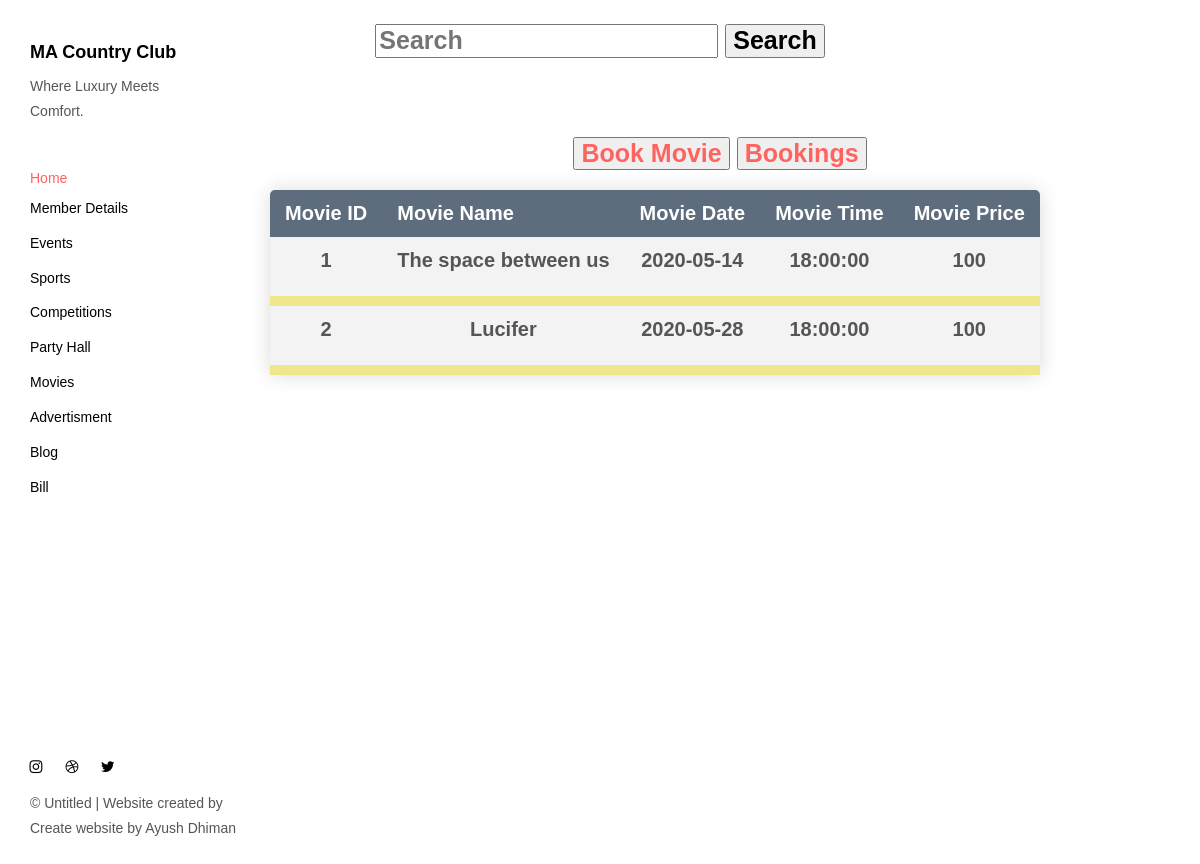
Screenshot of /AppBody/AppBody/movies.php with the database file from the repository.
### tables this page shows
CREATE TABLE `movies` (
  `movienumber` varchar(50) NOT NULL,
  `amountofticket` int(10) DEFAULT NULL,
  `moviename` varchar(50) DEFAULT NULL,
  `moviedate` date NOT NULL,
  `movietime` time NOT NULL
);

### AppBody/AppBody/movies.php (the view, shortened to what this page needs)
<head>
<link href="./main.82cfd66e.css" rel="stylesheet"></head>
<body background="../../ResourcesNEW/moviesback.jpg" style=" background-position: center;
  background-repeat: no-repeat;
  background-size: cover;">
<h1 style="text-align:center; font-size:25px;font-family: Calibri, Helvetica, sans-serif;" >
<form action="searchmovies.php" method="POST">
    <input type="text" name="search" placeholder="Search">
	<button type="submit" name="submit-search" size="100%">Search</button>
</form>
</h1>
<body>
<header class="">
  <nav class="sidebar">
    <div class="navbar-collapse" id="navbar-collapse">
      <div class="site-header hidden-xs">
          <a class="site-brand" href="./index.html" title="">
            MA Country Club
          </a>
        <p>Where Luxury Meets Comfort.</p>
      </div>
      <ul class="nav">
    <a href="../admin.php" title="">Home</a></li>
        <li><a href="./memberdetails.php" title="">Member Details</a></li>
        <li><a href="./events.php" title="">Events</a></li>
        <li><a href="./sports.php" title="">Sports</a></li>
        <li><a href="./competitions.php" title="">Competitions</a></li>
        <li><a href="./partyhall.php" title="">Party Hall</a></li>
        <li><a href="./movies.php" title="">Movies</a></li>
        <li><a href="./advertisment.php" title="">Advertisment</a></li>
        <li><a href="./blog.php" title="">Blog</a></li>
        <li><a href="./monthbill.php" title="">Bill</a></li>
      </ul>
      <nav class="nav-footer">
        <p class="nav-footer-social-buttons">
          <a class="fa-icon" href="https://www.instagram.com/ayush.dhiman_" title="">
            <i class="fa fa-instagram"></i>
          </a>
          <a class="fa-icon" href="https://dribbble.com/" title="">
            <i class="fa fa-dribbble"></i>
          </a>
          <a class="fa-icon" href="https://twitter.com/" title="">
            <i class="fa fa-twitter"></i>
          </a>
        </p>
        <p>© Untitled | Website created by Create website by Ayush Dhiman</a>
      </nav>
    </div>
  </nav>
</header>
<main class="" id="main-collapse">
<h1 style="text-align:center; font-size:25px;font-family: Calibri, Helvetica, sans-serif;"></h10>
<?php
$server="localhost";
$username="root";
$password="";
$dbname="login";
$conn =mysqli_connect($server,$username,$password,$dbname);
?>
<a href="bookmovie.php" style =" text-align:center; font-size:25px;font-family: Calibri, Helvetica, sans-serif;">
  <button type="submit" name="submit-add" size="100%">Book Movie</button>
  </a>
<a href="participantsmovie.php" style =" margin-top:1px; text-align:right; font-size:25px;font-family: Calibri, Helvetica, sans-serif;">
  <button type="submit" name="submit-add" size="100%">Bookings</button>
  </a>
</h1>
<div class="article-container">
    <?php
	   $sql="SELECT * FROM movies";
	   $result=mysqli_query($conn,$sql);
	   $queryResults =mysqli_num_rows($result);
	   if($queryResults >0){
       echo "<table style='text-align:center;border-collapse: collapse;margin: 20px 0; font-size: 20px;min-width: 400px;border-radius: 5px 5px 0 0;overflow: hidden;box-shadow: 0 0 20px rgba(0, 0, 0, 0.15);'>
     <tr style='color:white ;background-color: #5D6D7E ;text-align: left;font-weight: bold;padding: 12px 15px;'>
                  <th style='padding: 12px 15px;'>Movie ID</th>
                <th style='padding: 12px 15px;'>Movie Name</th>
                <th style='padding: 12px 15px;'>Movie Date</th>
                <th style='padding: 12px 15px;'>Movie Time</th>
                <th style='padding: 12px 15px;'>Movie Price</th>
        </tr>";
	   while($row = mysqli_fetch_assoc($result)){
	        echo "<div>
                <tr style='background-color: #f3f3f3; border-bottom: 10px solid khaki;font-weight: bold;'>
                <td style='padding: 12px 15px;'><p>".$row['movienumber']."</p></td>
                <td style='padding: 12px 15px;'><p>".$row['moviename']."</p></td>
                <td style='padding: 12px 15px;'><p>".$row['moviedate']."</p></td>
                <td style='padding: 12px 15px;'><p>".$row['movietime']."</p></td>
                <td style='padding: 12px 15px;'><p>".$row['amountofticket']."</p></td>
                 </tr>
	          </div>";
			}
		 }
	  ?>
</div>
</body>
</html>

### rows the page displays
movies: movienumber "1", moviename "The space between us", moviedate "2020-05-14", movietime "18:00:00", amountofticket "100"
movies: movienumber "2", moviename "Lucifer", moviedate "2020-05-28", movietime "18:00:00", amountofticket "100"
